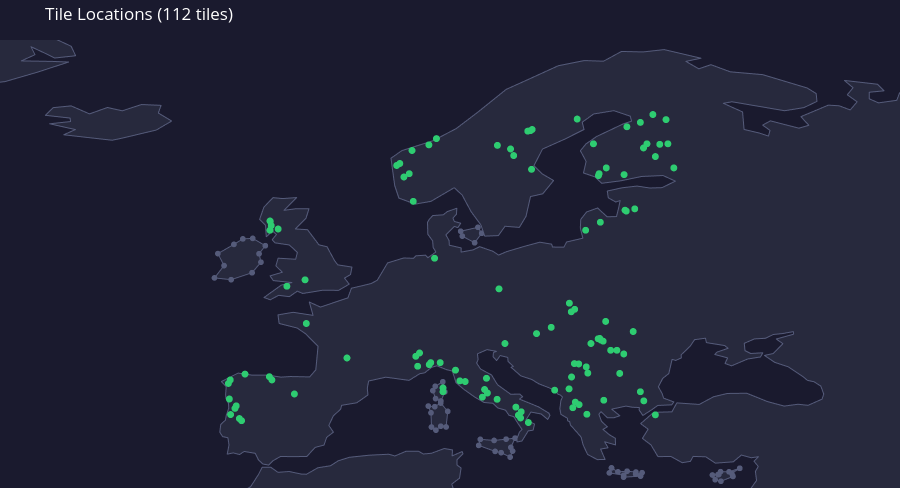

Notebook code for this chart:
### Code cell
import glob
import json

import geopandas as gpd
import geodatasets
import plotly.graph_objects as go

records = []
for path in glob.glob("data/test_tiles/*/metadata.json"):
    with open(path) as f:
        meta = json.load(f)
    b = meta["bounds"]
    records.append({
        "tile_id": meta["tile_id"],
        "lon": (b["min_lon"] + b["max_lon"]) / 2,
        "lat": (b["min_lat"] + b["max_lat"]) / 2,
    })

print(f"Loaded {len(records)} tiles")

lons = [r["lon"] for r in records]
lats = [r["lat"] for r in records]
tile_ids = [r["tile_id"] for r in records]

world = gpd.read_file(geodatasets.get_path("naturalearth.land"))
EUROPE_BBOX = (-25, 34, 45, 72)  # min_lon, min_lat, max_lon, max_lat
europe = world.cx[EUROPE_BBOX[0]:EUROPE_BBOX[2], EUROPE_BBOX[1]:EUROPE_BBOX[3]]

fig = go.Figure()

# Draw land polygons as filled traces
for geom in europe.geometry:
    polys = geom.geoms if geom.geom_type == "MultiPolygon" else [geom]
    for poly in polys:
        x, y = poly.exterior.xy
        fig.add_trace(go.Scattergl(
            x=list(x), y=list(y),
            fill="toself",
            fillcolor="#27293d",
            line=dict(color="#555b7a", width=1),
            hoverinfo="skip",
            showlegend=False,
        ))

# Tile points — hover/click shows tile_id
fig.add_trace(go.Scattergl(
    x=lons, y=lats,
    mode="markers",
    marker=dict(size=7, color="#2ecc71"),
    text=tile_ids,
    hovertemplate="%{text}<br>lon: %{x:.3f}<br>lat: %{y:.3f}<extra></extra>",
    name="Tiles",
    showlegend=False
))

lon_span = EUROPE_BBOX[2] - EUROPE_BBOX[0]  # 70
lat_span = EUROPE_BBOX[3] - EUROPE_BBOX[1]  # 38

fig.update_layout(
    title=f"Tile Locations ({len(records)} tiles)",
    showlegend=False,  # belt-and-braces, kills legend at the figure level too
    xaxis=dict(range=[EUROPE_BBOX[0], EUROPE_BBOX[2]], visible=False),
    yaxis=dict(range=[EUROPE_BBOX[1], EUROPE_BBOX[3]], visible=False, scaleanchor="x"),
    plot_bgcolor="#1a1a2e",
    paper_bgcolor="#1a1a2e",
    font=dict(color="white"),
    width=900, height=(900 * lat_span / lon_span),
    margin=dict(l=0, r=0, t=40, b=0),  # small margins; t=40 leaves room for the title
)

fig.show()

### Figure 1 — Plotly figure (JSON) as saved in the notebook; plotly's stock layout.template omitted (floating-point values rounded to 4 significant figures; data arrays with more than 128 entries replaced by an {"elided": "..."} marker saying what was removed)
{"data": [{"fill": "toself", "fillcolor": "#27293d", "hoverinfo": "skip", "line": {"color": "#555b7a", "width": 1}, "showlegend": false, "type": "scattergl", "x": [34.58, 33.9, 33.97, 34.0, 32.98, 32.49, 32.26, 32.73, 32.8, 32.95, 33.67, 34.58], "y": [35.67, 35.25, 35.06, 34.98, 34.57, 34.7, 35.1, 35.14, 35.15, 35.39, 35.37, 35.67]}, {"fill": "toself", "fillcolor": "#27293d", "hoverinfo": "skip", "line": {"color": "#555b7a", "width": 1}, "showlegend": false, "type": "scattergl", "x": [23.7, 24.25, 25.03, 25.77, 25.75, 26.29, 26.16, 24.72, 24.74, 23.51, 23.7], "y": [35.71, 35.37, 35.42, 35.35, 35.18, 35.3, 35.0, 34.92, 35.08, 35.28, 35.71]}, {"fill": "toself", "fillcolor": "#27293d", "hoverinfo": "skip", "line": {"color": "#555b7a", "width": 1}, "showlegend": false, "type": "scattergl", "x": [15.52, 15.16, 15.31, 15.1, 14.34, 13.83, 12.43, 12.57, 13.74, 14.76, 15.52], "y": [38.23, 37.44, 37.13, 36.62, 37.0, 37.1, 37.61, 38.13, 38.03, 38.14, 38.23]}, {"fill": "toself", "fillcolor": "#27293d", "hoverinfo": "skip", "line": {"color": "#555b7a", "width": 1}, "showlegend": false, "type": "scattergl", "x": [9.21, 9.81, 9.67, 9.215, 8.807, 8.428, 8.388, 8.16, 8.71, 9.21], "y": [41.21, 40.5, 39.18, 39.24, 38.91, 39.17, 40.38, 40.95, 40.9, 41.21]}, {"fill": "toself", "fillcolor": "#27293d", "hoverinfo": "skip", "line": {"color": "#555b7a", "width": 1}, "showlegend": false, "type": "scattergl", "x": [9.56, 9.23, 8.776, 8.544, 8.746, 9.39, 9.56], "y": [42.15, 41.38, 41.58, 42.26, 42.63, 43.01, 42.15]}, {"fill": "toself", "fillcolor": "#27293d", "hoverinfo": "skip", "line": {"color": "#555b7a", "width": 1}, "showlegend": false, "type": "scattergl", "x": [-6.789, -8.562, -9.977, -9.166, -9.689, -8.328, -7.572, -6.734, -5.662, -6.198, -6.033, -6.789], "y": [52.26, 51.67, 51.82, 52.86, 53.88, 54.66, 55.13, 55.17, 54.55, 53.87, 53.15, 52.26]}, {"fill": "toself", "fillcolor": "#27293d", "hoverinfo": "skip", "line": {"color": "#555b7a", "width": 1}, "showlegend": false, "type": "scattergl", "x": [12.69, 12.09, 11.04, 10.9, 12.37, 12.69], "y": [55.61, 54.8, 55.36, 55.78, 56.11, 55.61]}, {"fill": "toself", "fillcolor": "#27293d", "hoverinfo": "skip", "line": {"color": "#555b7a", "width": 1}, "showlegend": false, "type": "scattergl", "x": [-3.005, -4.074, -3.055, -1.959, -2.22, -3.119, -2.085, -1.115, -0.4305, 0.185, 0.47, 1.682, 1.56, 1.051, 1.45, 0.5503, -0.7875, -2.49, -2.956, -3.617, -4.543, -5.245, -5.777, -4.31, -3.415, -4.984, -5.267, -4.222, -4.77, -4.58, -3.092, -2.945, -3.63, -4.844, -5.083, -4.719, -5.048, -5.586, -5.645, -6.15, -5.787, -5.01, -4.211, -3.005], "y": [58.64, 57.55, 57.69, 57.68, 56.87, 55.97, 55.91, 54.62, 54.46, 53.33, 52.93, 52.74, 52.1, 51.81, 51.29, 50.77, 50.77, 50.5, 50.7, 50.23, 50.34, 49.96, 50.16, 51.21, 51.43, 51.59, 51.99, 52.3, 52.84, 53.5, 53.4, 53.98, 54.62, 54.79, 55.06, 55.51, 55.78, 55.31, 56.28, 56.79, 57.82, 58.63, 58.55, 58.64]}, {"fill": "toself", "fillcolor": "#27293d", "hoverinfo": "skip", "line": {"color": "#555b7a", "width": 1}, "showlegend": false, "type": "scattergl", "x": [-14.51, -14.74, -13.61, -14.91, -17.79, -18.66, -19.97, -22.76, -21.78, -23.96, -22.18, -22.23, -24.33, -23.65, -22.13, -20.58, -19.06, -17.8, -16.17, -14.51], "y": [66.46, 65.81, 65.13, 64.36, 63.68, 63.5, 63.64, 63.96, 64.4, 64.89, 65.08, 65.38, 65.61, 66.26, 66.41, 65.73, 66.28, 65.99, 66.53, 66.46]}, {"fill": "toself", "fillcolor": "#27293d", "hoverinfo": "skip", "line": {"color": "#555b7a", "width": 1}, "showlegend": false, "type": "scattergl", "x": {"elided": "1299 float values"}, "y": {"elided": "1299 float values"}}, {"fill": "toself", "fillcolor": "#27293d", "hoverinfo": "skip", "line": {"color": "#555b7a", "width": 1}, "showlegend": false, "type": "scattergl", "x": {"elided": "132 float values"}, "y": {"elided": "132 float values"}}, {"hovertemplate": "%{text}<br>lon: %{x:.3f}<br>lat: %{y:.3f}<extra></extra>", "marker": {"color": "#2ecc71", "size": 7}, "mode": "markers", "name": "Tiles", "showlegend": false, "text": ["tile_-329_1897_p1", "tile_229_2490_p1", "tile_1033_1846_p1", "tile_-307_1875_p1", "tile_-201_1967_p1", "tile_910_2047_p1", "tile_985_2597_p1", "tile_595_1845_p1", "tile_757_1929_p1", "tile_-193_1957_p1", "tile_-325_1847_p1", "tile_637_2506_p1", "tile_1006_2557_p1", "tile_394_1987_p1", "tile_777_1887_p1", "tile_309_2555_p1", "tile_1092_2509_p1", "tile_814_1848_p1", "tile_868_1893_p1", "tile_602_1836_p1", "tile_769_1869_p1", "tile_493_1962_p1", "tile_246_2497_p1", "tile_333_2567_p1", "tile_962_2102_p1", "tile_812_1997_p1", "tile_408_1954_p1", "tile_764_2158_p1", "tile_874_2131_p1", "tile_279_2039_p1", "tile_700_2114_p1", "tile_354_1920_p1", "tile_259_2437_p1", "tile_774_2007_p1", "tile_315_2010_p1", "tile_-121_1913_p1", "tile_625_2581_p1", "tile_876_2509_p1", "tile_327_2301_p1", "tile_857_2389_p1", "tile_273_1999_p1", "tile_810_2370_p1", "tile_933_2495_p1", "tile_817_1978_p1", "tile_-198_2391_p1", "tile_788_2006_p1", "tile_1033_2532_p1", "tile_255_2544_p1", "tile_783_2603_p1", "tile_-87_2245_p1", "tile_216_2518_p1", "tile_480_1903_p1", "tile_-326_1957_p1", "tile_866_2074_p1", "tile_-311_1867_p1", "tile_587_1871_p1", "tile_827_2067_p1", "tile_985_1920_p1", "tile_527_1896_p1", "tile_-83_2125_p1", "tile_-332_1946_p1", "tile_425_1952_p1", "tile_528_2554_p1", "tile_639_2584_p1", "tile_-199_2392_p1", "tile_-195_2381_p1", "tile_1073_2557_p1", "tile_533_2221_p1", "tile_580_2534_p1", "tile_-279_1975_p1", "tile_570_2547_p1", "tile_345_2010_p1", "tile_-290_1827_p1", "tile_859_2077_p1", "tile_627_1821_p1", "tile_765_1966_p1", "tile_634_2582_p1", "tile_354_1932_p1", "tile_940_2415_p1", "tile_1067_2602_p1", "tile_604_1856_p1", "tile_995_2549_p1", "tile_850_2081_p1", "tile_835_2557_p1", "tile_310_2004_p1", "tile_853_2497_p1", "tile_855_2082_p1", "tile_-145_2228_p1", "tile_-199_2370_p1", "tile_775_2165_p1", "tile_267_2029_p1", "tile_967_2420_p1", "tile_942_2589_p1", "tile_936_2417_p1", "tile_932_2036_p1", "tile_1047_2556_p1", "tile_758_2182_p1", "tile_-173_2373_p1", "tile_851_2493_p1", "tile_653_2096_p1", "tile_789_1879_p1", "tile_47_2024_p1", "tile_711_1925_p1", "tile_-297_1834_p1", "tile_206_2514_p1", "tile_496_1916_p1", "tile_890_2047_p1", "tile_919_1977_p1", "tile_552_2067_p1", "tile_1025_2611_p1", "tile_487_1927_p1", "tile_996_1891_p1"], "type": "scattergl", "x": [-8.716, 6.089, 27.42, -8.132, -5.32, 24.16, 26.15, 15.8, 20.1, -5.107, -8.61, 16.91, 26.7, 10.47, 20.63, 8.212, 28.99, 21.61, 23.04, 15.99, 20.42, 13.09, 6.54, 8.849, 25.54, 21.56, 10.84, 20.28, 23.2, 7.416, 18.59, 9.406, 6.885, 20.55, 8.371, -3.197, 16.6, 23.26, 8.689, 22.75, 7.257, 21.5, 24.77, 21.69, -5.24, 20.92, 27.42, 6.779, 20.79, -2.295, 5.744, 12.75, -8.636, 22.99, -8.238, 15.59, 21.96, 26.15, 14.0, -2.189, -8.795, 11.29, 14.02, 16.97, -5.267, -5.161, 28.48, 14.15, 15.4, -7.389, 15.14, 9.167, -7.681, 22.8, 16.65, 20.31, 16.83, 9.406, 24.95, 28.32, 16.04, 26.41, 22.57, 22.17, 8.238, 22.65, 22.7, -3.834, -5.267, 20.58, 7.097, 25.67, 25.01, 24.85, 24.74, 27.79, 20.12, -4.577, 22.59, 17.34, 20.95, 1.26, 18.88, -7.867, 5.479, 13.17, 23.63, 24.4, 14.66, 27.21, 12.93, 26.44], "y": [41.55, 60.38, 40.2, 40.97, 43.44, 45.68, 65.01, 40.18, 42.41, 43.17, 40.23, 61.03, 63.19, 43.99, 41.28, 63.11, 61.15, 40.26, 41.44, 39.94, 40.81, 43.31, 60.66, 63.64, 47.27, 44.27, 43.09, 48.94, 48.13, 45.45, 47.63, 42.17, 58.31, 44.55, 44.64, 41.98, 64.27, 61.15, 53.49, 56.54, 44.33, 55.86, 60.58, 43.75, 56.61, 44.52, 62.11, 62.63, 65.29, 51.65, 61.52, 41.71, 43.17, 46.46, 40.75, 40.86, 46.25, 42.17, 41.52, 47.95, 42.87, 43.03, 63.06, 64.41, 56.65, 56.25, 63.19, 50.89, 62.2, 43.66, 62.76, 44.64, 39.71, 46.54, 39.55, 43.42, 64.32, 42.49, 57.49, 65.25, 40.47, 62.84, 46.66, 63.19, 44.47, 60.66, 46.69, 51.11, 55.86, 49.16, 45.17, 57.68, 64.64, 57.56, 45.37, 63.15, 49.68, 55.97, 60.5, 47.1, 41.07, 45.03, 42.3, 39.89, 61.36, 42.06, 45.68, 43.72, 46.25, 65.68, 42.35, 41.39]}], "layout": {"font": {"color": "white"}, "height": 488.6, "margin": {"b": 0, "l": 0, "r": 0, "t": 40}, "paper_bgcolor": "#1a1a2e", "plot_bgcolor": "#1a1a2e", "showlegend": false, "title": {"text": "Tile Locations (112 tiles)"}, "width": 900, "xaxis": {"range": [-25, 45], "visible": false}, "yaxis": {"range": [34, 72], "scaleanchor": "x", "visible": false}}}
